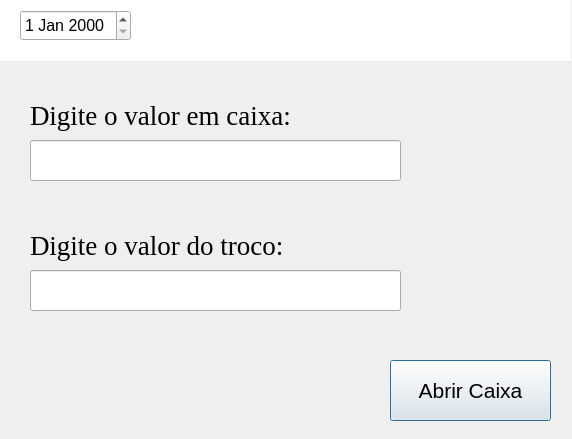
<?xml version="1.0" encoding="UTF-8"?>
<ui version="4.0">
 <class>FechamentoDeCaixa</class>
 <widget class="QDialog" name="FechamentoDeCaixa">
  <property name="geometry">
   <rect>
    <x>0</x>
    <y>0</y>
    <width>572</width>
    <height>439</height>
   </rect>
  </property>
  <property name="windowTitle">
   <string>Dialog</string>
  </property>
  <property name="styleSheet">
   <string notr="true"/>
  </property>
  <widget class="QDateEdit" name="Data">
   <property name="geometry">
    <rect>
     <x>20</x>
     <y>10</y>
     <width>111</width>
     <height>31</height>
    </rect>
   </property>
   <property name="font">
    <font>
     <family>Arial</family>
     <pointsize>12</pointsize>
     <weight>50</weight>
     <bold>false</bold>
    </font>
   </property>
  </widget>
  <widget class="QLabel" name="label_2">
   <property name="geometry">
    <rect>
     <x>0</x>
     <y>0</y>
     <width>571</width>
     <height>61</height>
    </rect>
   </property>
   <property name="styleSheet">
    <string notr="true">background-color: rgb(255, 255, 255);</string>
   </property>
   <property name="text">
    <string/>
   </property>
  </widget>
  <widget class="QLineEdit" name="Valor_Caixa_Abert">
   <property name="geometry">
    <rect>
     <x>30</x>
     <y>140</y>
     <width>371</width>
     <height>41</height>
    </rect>
   </property>
   <property name="font">
    <font>
     <family>Arial</family>
     <pointsize>20</pointsize>
    </font>
   </property>
  </widget>
  <widget class="QPushButton" name="Abrir_Caixa">
   <property name="geometry">
    <rect>
     <x>390</x>
     <y>360</y>
     <width>161</width>
     <height>61</height>
    </rect>
   </property>
   <property name="font">
    <font>
     <family>Arial</family>
     <pointsize>16</pointsize>
    </font>
   </property>
   <property name="text">
    <string>Abrir Caixa</string>
   </property>
  </widget>
  <widget class="QLabel" name="label_5">
   <property name="geometry">
    <rect>
     <x>30</x>
     <y>100</y>
     <width>291</width>
     <height>31</height>
    </rect>
   </property>
   <property name="font">
    <font>
     <family>Georgia</family>
     <pointsize>20</pointsize>
    </font>
   </property>
   <property name="text">
    <string>Digite o valor em caixa:</string>
   </property>
  </widget>
  <widget class="QLabel" name="label_6">
   <property name="geometry">
    <rect>
     <x>30</x>
     <y>230</y>
     <width>281</width>
     <height>31</height>
    </rect>
   </property>
   <property name="font">
    <font>
     <family>Georgia</family>
     <pointsize>20</pointsize>
    </font>
   </property>
   <property name="text">
    <string>Digite o valor do troco:</string>
   </property>
  </widget>
  <widget class="QLineEdit" name="Valor_Troco_Abert">
   <property name="geometry">
    <rect>
     <x>30</x>
     <y>270</y>
     <width>371</width>
     <height>41</height>
    </rect>
   </property>
   <property name="font">
    <font>
     <family>Arial</family>
     <pointsize>20</pointsize>
    </font>
   </property>
  </widget>
  <zorder>label_2</zorder>
  <zorder>Data</zorder>
  <zorder>Valor_Caixa_Abert</zorder>
  <zorder>Abrir_Caixa</zorder>
  <zorder>label_5</zorder>
  <zorder>label_6</zorder>
  <zorder>Valor_Troco_Abert</zorder>
 </widget>
 <resources/>
 <connections/>
</ui>
